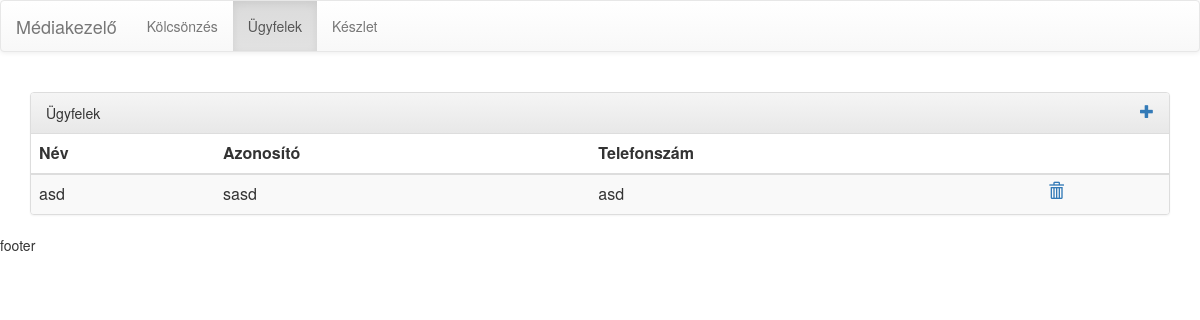
/customer/, run on an earlier commit of the app's database.
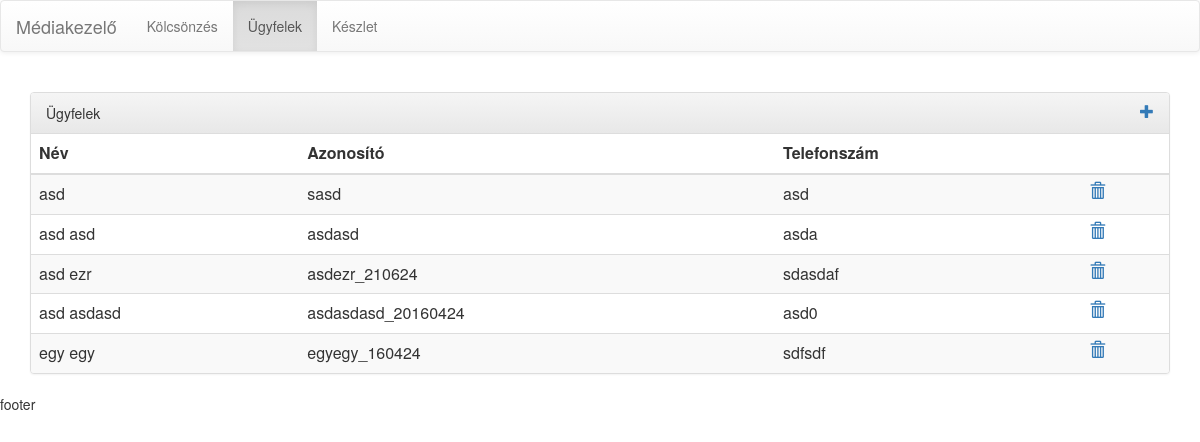
And on a later commit of the database.
### customerService/models.py (models this page shows, shortened)
class Customer(models.Model):
    name = models.CharField(max_length=200)
    customer_identifier = models.CharField(max_length=200)
    phone_number = models.CharField(max_length=20)
    personal_identifier = models.CharField(max_length=20)
    address = models.CharField(max_length=200)
    is_deleted = models.BooleanField(default=False)

### customerService/views.py (the view)
def index(request):
    template = loader.get_template(TemplateKeys.all_customer)
    context = {
        'customer_list': DataAccess.get_all_customer(),
    }
    return HttpResponse(template.render(context, request))

### customerService/data_access/customer_data_access.py (called while the page is built)
def get_all_customer():
    return Customer.objects.filter(is_deleted = False)

### customerService/templates/customers.html (shortened to what this page needs)
{% extends "header_footer.html" %}
{% block content %}
<div class="container">
    <div class="panel panel-default">
        <div class="panel-heading">Ügyfelek<a data-toggle="modal" href="#addCustomer" class="pull-right"><span class="glyphicon glyphicon-plus"></span></a></div>
        <table class="table table-striped">
            <thead>
                    <tr>
                    <th>Név</th>
                    <th>Azonosító</th>
                    <th>Telefonszám</th>
                    <th></th>
                </tr>
            </thead>
            <tbody>
            {% for customer in customer_list %}
                <tr>
                    <td>{{ customer.name }}</td>
                    <td>{{ customer.customer_identifier }}</td>
                    <td>{{ customer.phone_number }}</td>
                    <td><a href="{% url 'customer:deletecustomer' customer.id %}"><span class="glyphicon glyphicon-trash"></span></a></td>
                </tr>
            {% endfor %}
            </tbody>
        </table>
    </div>
</div>
{% endblock %}

### customerService/templates/header_footer.html (shortened to what this page needs)
<link rel="stylesheet" href="https://maxcdn.bootstrapcdn.com/bootstrap/3.3.6/css/bootstrap.min.css">
<link rel="stylesheet" href="https://maxcdn.bootstrapcdn.com/bootstrap/3.3.6/css/bootstrap-theme.min.css">
<nav class="navbar navbar-default">
  <div class="container-fluid">
    <div class="navbar-header">
      <a class="navbar-brand" href="#">Médiakezelő</a>
    </div>
    <div class="collapse navbar-collapse" id="bs-example-navbar-collapse-1">
      <ul class="nav navbar-nav">
        <li class="{% ifequal request.path '/rent/'%}active{% endifequal%}"><a href="/rent/">Kölcsönzés</a></li>
        <li class="{% ifequal request.path '/customer/'%}active{% endifequal%}"><a href="/customer/">Ügyfelek</a></li>
        <li class="{% ifequal request.path '/stock/'%}active{% endifequal%}"><a href="/stock/">Készlet</a></li>
      </ul>
    </div>
  </div>
</nav>
{% block content %}{% endblock %}
footer

What changed in the data, as far as the page shows it:
added Customer: name "asd asd", customer_identifier "asdasd", phone_number "asda"
added Customer: name "asd ezr", customer_identifier "asdezr_210624", phone_number "sdasdaf"
added Customer: name "asd asdasd", customer_identifier "asdasdasd_20160424", phone_number "asd0"
added Customer: name "egy egy", customer_identifier "egyegy_160424", phone_number "sdfsdf"
